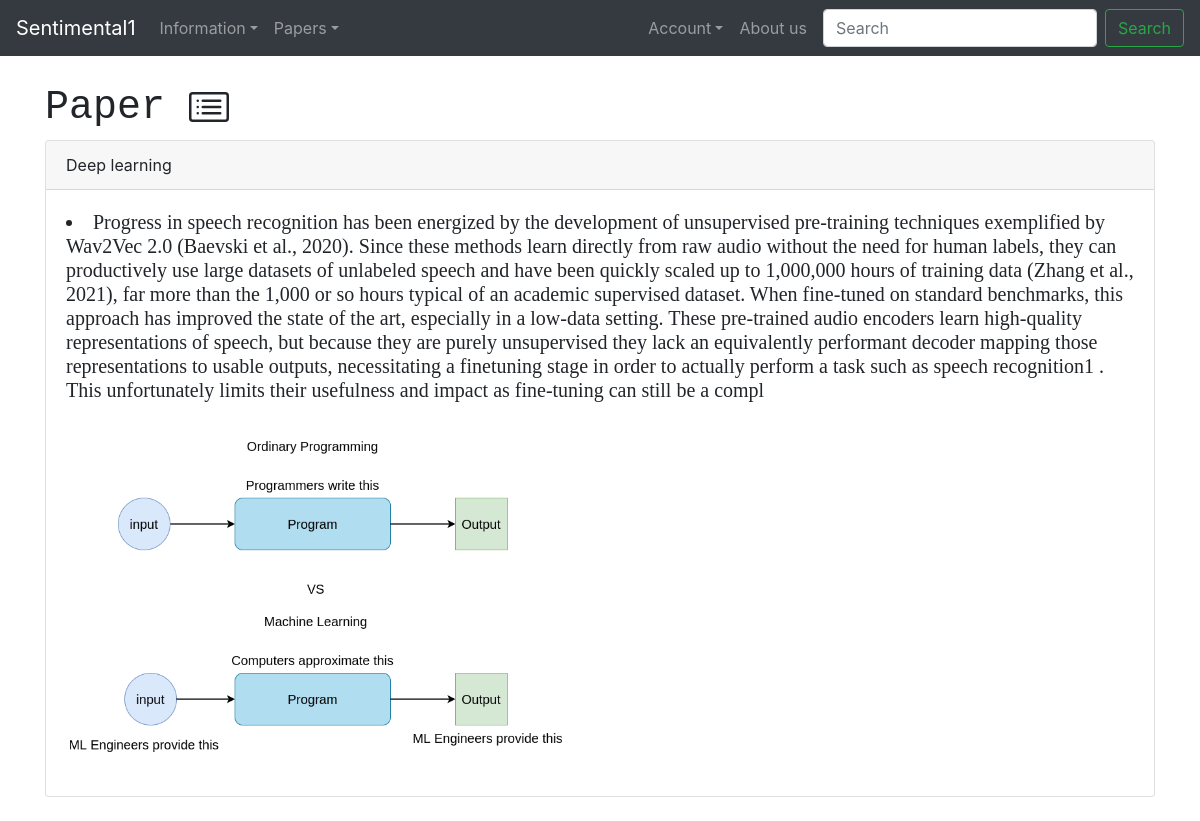
Screenshot of /paper with the database file from the repository.
### events/models.py (models this page shows)
class paper(models.Model):
    papername = models.CharField('Papername',max_length=100)
    papercontent = models.TextField('Papercontent',max_length=10000)
    image = models.ImageField(null=True, blank=True, upload_to="images/")
    def __str__(self):  #superuser要用的
        return self.papername

### events/views.py (the view)
# urls.py: path('paper',views.all_paper, name="all_papers"),
def all_paper(request):
    papers = paper.objects.all()
    return render(request,'paper.html',
        {"papers": papers},)

### events/templates/paper.html (shortened to what this page needs)
{% extends 'base.html' %}
{% block content %}
	<h1><font face="monospace">Paper  </font></h1>
{% for paper in papers %}
<div class="card">
  <div class="card-header">
    {{ paper }}
  </div>
  <div class="card-body">
    <h5 class="card-title"><li><font face="微軟正黑體">{{ paper.papercontent }}</font></li></h5>
	<br/>
	{% if paper.image %}
	<img src="{{ paper.image.url }}"
	width=500>
	<br/><br/>
	{% endif %}
  </div>
</div>
<br/>
{% endfor %}
{% endblock %}

### events/templates/base.html (style rules this page uses)
body { background:#FFFFFF; }

### rows the page displays
paper: papername "Deep learning", papercontent "Progress in speech recognition has been energized by the development of unsupervised pre-training techniques exemplified by Wav2Vec 2.0 (Baevski et al., 2020). Since these methods learn directly from raw audio without the need for human labels, they can productively use large datasets of unlabeled speech and have been quickly scaled up to 1,000,000 hours of training data (Zhang et al., 2021), far more than the 1,000 or so hours typical of an academic supervised dataset. When fine-tuned on standard benchmarks, this approach has improved the state of the art, especially in a low-data setting. These pre-trained audio encoders learn high-quality representations of speech, but because they are…", image (picture)
